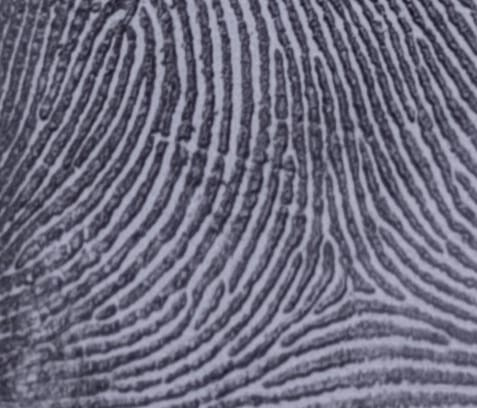
#> input picture finger/IMG-20250319-WA0135.jpg, 477 x 408 px
$ python -i image_processing.py   (imports and definitions only)   (older library calls are emulated)
#> lines starting #> are read from the running program, lines starting #| are printed output that depends on the picture
#> further down, picture is the input picture: shape (408, 477, 3); mean B, G, R 126.8, 108, 109.4
import cv2
import numpy as np

# [54 lines left out: functions preprocess_image, enhance_image, remove_noise, not called in this run]

def normalize_ridges(image):
    """توحيد المسافة بين خطوط البصمة"""
    try:
        # تحويل الصورة إلى تدرج رمادي
        gray = cv2.cvtColor(image, cv2.COLOR_BGR2GRAY)

        # تطبيق فلتر Sobel للكشف عن الحواف
        sobelx = cv2.Sobel(gray, cv2.CV_64F, 1, 0, ksize=3)
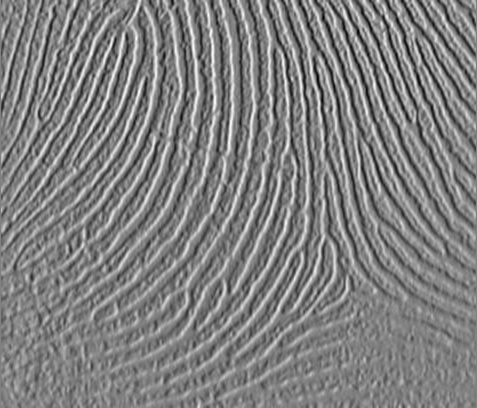
#> sobelx: shape (408, 477) float64; min -382, max 375, mean 0.6; drawn with min black and max white
        sobely = cv2.Sobel(gray, cv2.CV_64F, 0, 1, ksize=3)
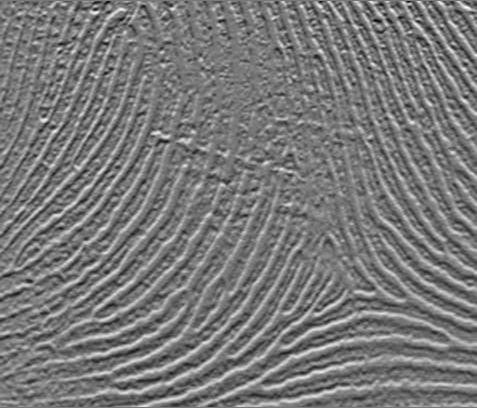
#> sobely: shape (408, 477) float64; min -292, max 324, mean 0.2; drawn with min black and max white

        # حساب اتجاه الحواف
        direction = np.arctan2(sobely, sobelx)
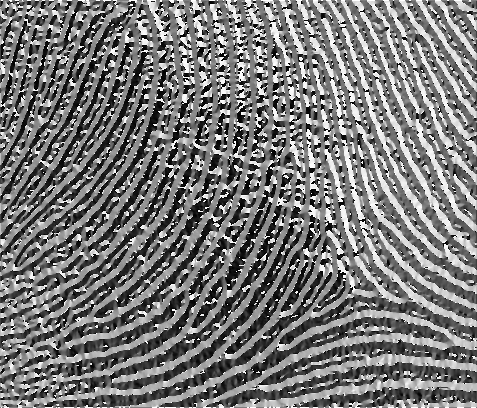
#> direction: shape (408, 477) float64; min -3.14, max 3.14, mean -0.161; drawn with min black and max white

        # تطبيق فلتر متوسط لتوحيد المسافة
        normalized = cv2.medianBlur(gray, 5)
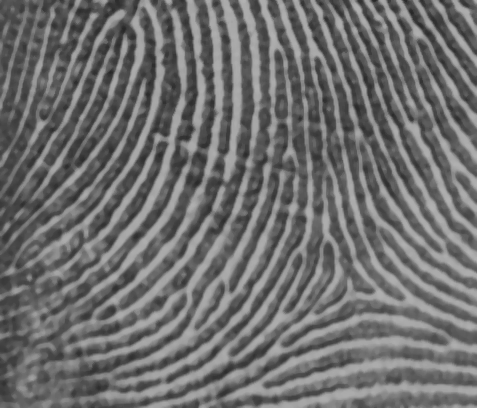
#> normalized: shape (408, 477); min 39, max 178, mean 110.6

        # تحويل الصورة مرة أخرى إلى BGR
        normalized_bgr = cv2.cvtColor(normalized, cv2.COLOR_GRAY2BGR)

        return normalized_bgr
    except Exception as e:
        print(f"Error in normalize_ridges: {str(e)}")
        return image

>>> import cv2
>>> picture = cv2.imread('../../finger/IMG-20250319-WA0135.jpg')
>>> result = normalize_ridges(picture)

$ run again, on finger/IMG-20250319-WA0136.jpg
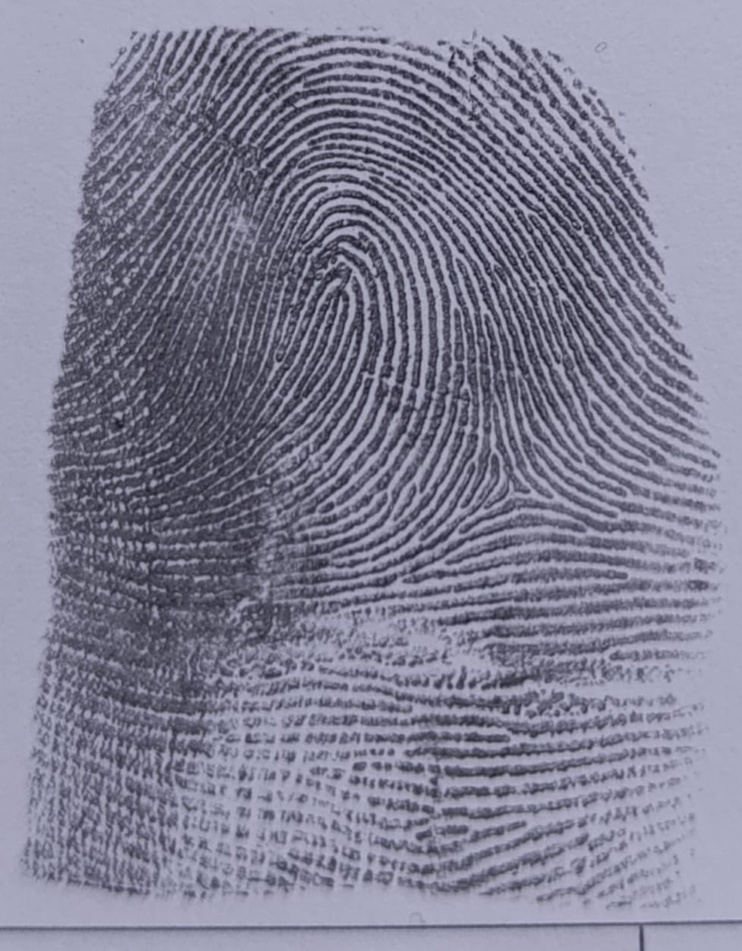
#> input picture finger/IMG-20250319-WA0136.jpg, 742 x 951 px, shrunk from 979 x 1256 before the run
#> picture is the input picture: shape (951, 742, 3); mean B, G, R 148.5, 128.8, 129.6
#> in normalize_ridges, `direction = np.arctan2(sobely, sobelx)`:
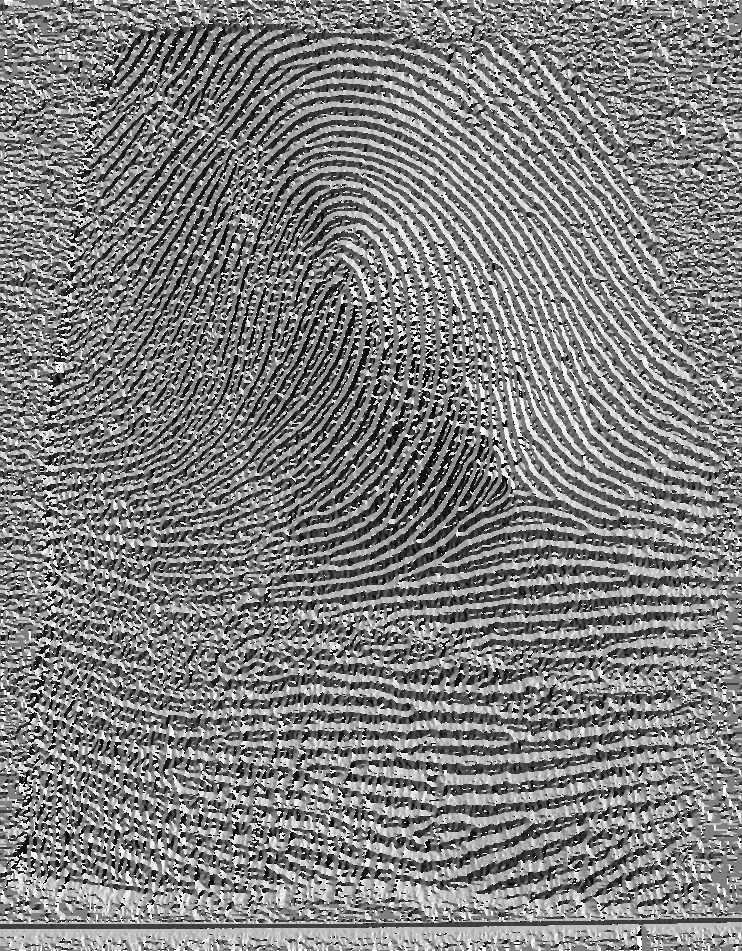
#> direction: shape (951, 742) float64; min -3.14, max 3.14, mean 0.019; drawn with min black and max white
#> in normalize_ridges, `normalized = cv2.medianBlur(gray, 5)`:
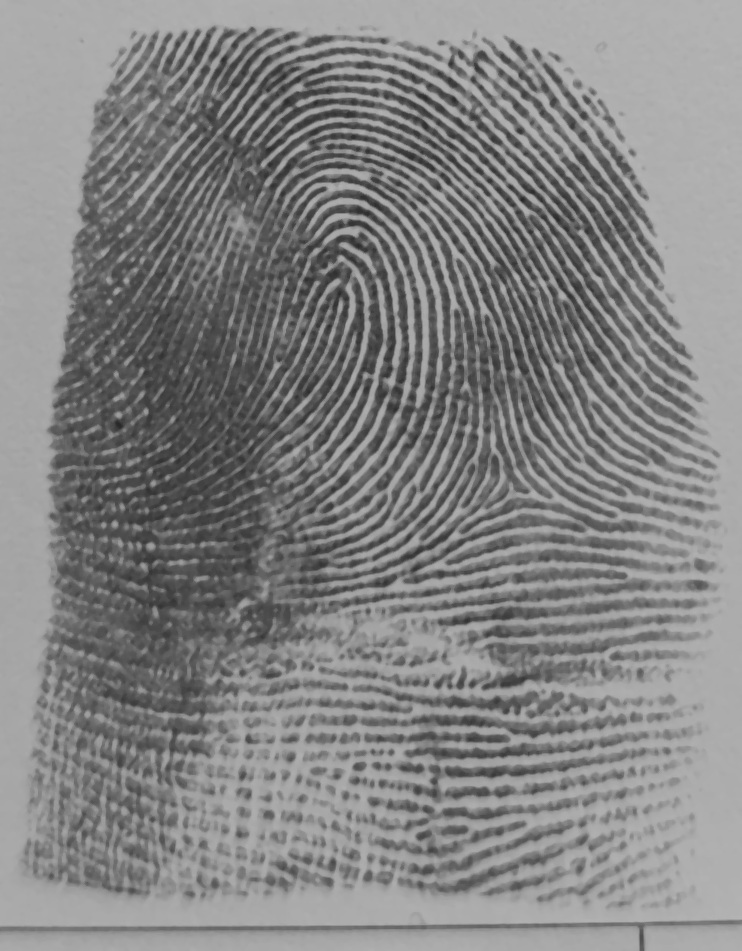
#> normalized: shape (951, 742); min 40, max 181, mean 131.4

$ run again, on finger/3.jpg
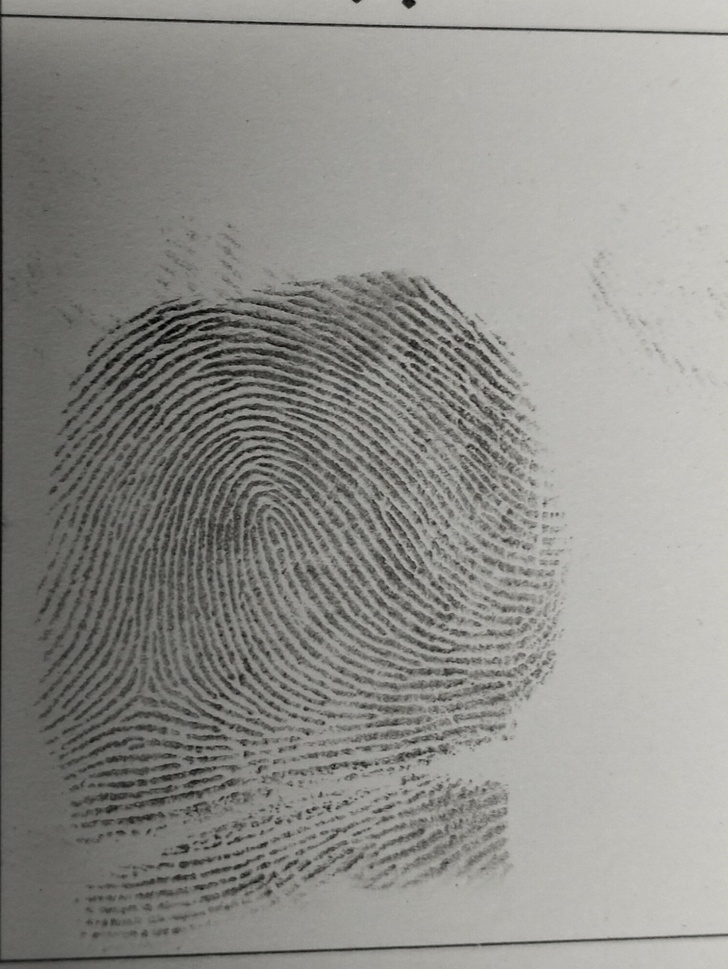
#> input picture finger/3.jpg, 728 x 969 px, shrunk from 1501 x 1997 before the run
#> picture is the input picture: shape (969, 728, 3); mean B, G, R 138, 142.5, 143
#> in normalize_ridges, `sobely = cv2.Sobel(gray, cv2.CV_64F, 0, 1, ksize=3)`:
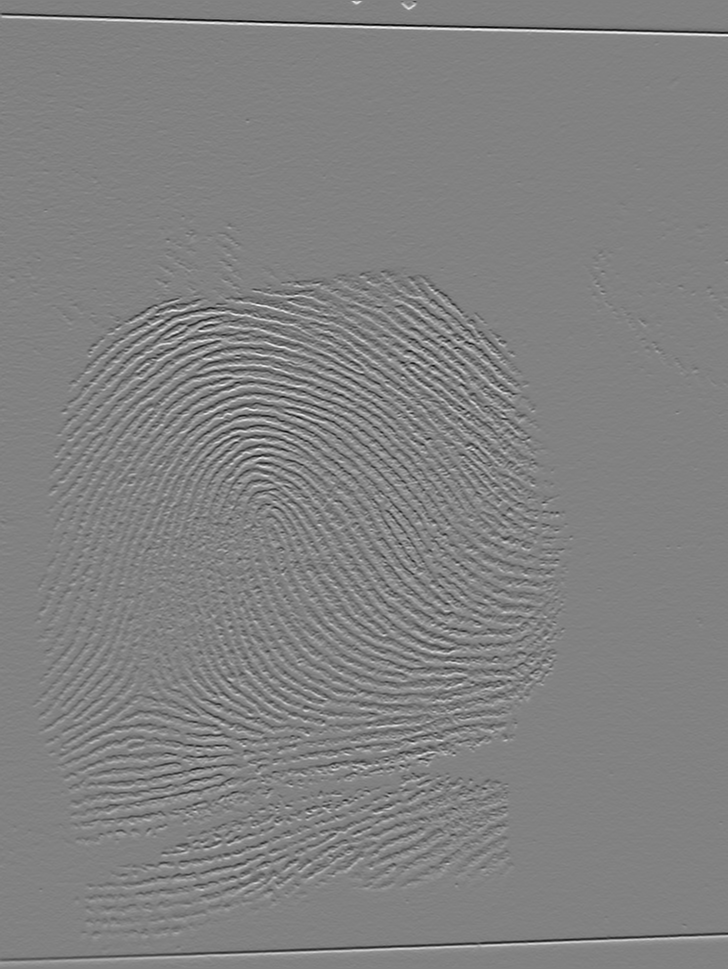
#> sobely: shape (969, 728) float64; min -586, max 566, mean -0.2; drawn with min black and max white
#> in normalize_ridges, `direction = np.arctan2(sobely, sobelx)`:
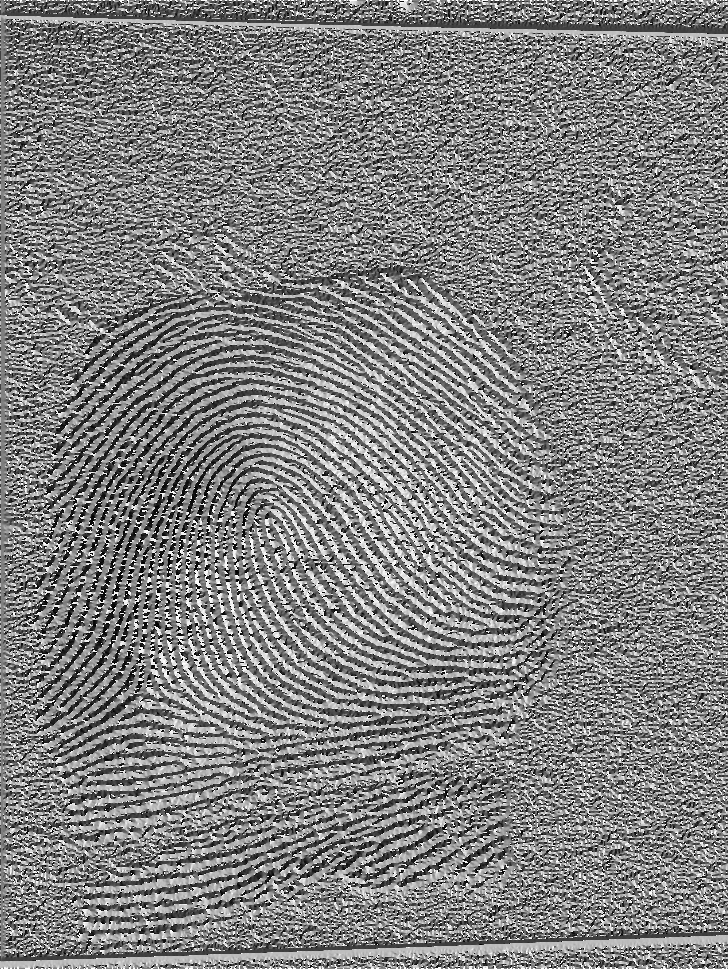
#> direction: shape (969, 728) float64; min -3.14, max 3.14, mean 0.0447; drawn with min black and max white
